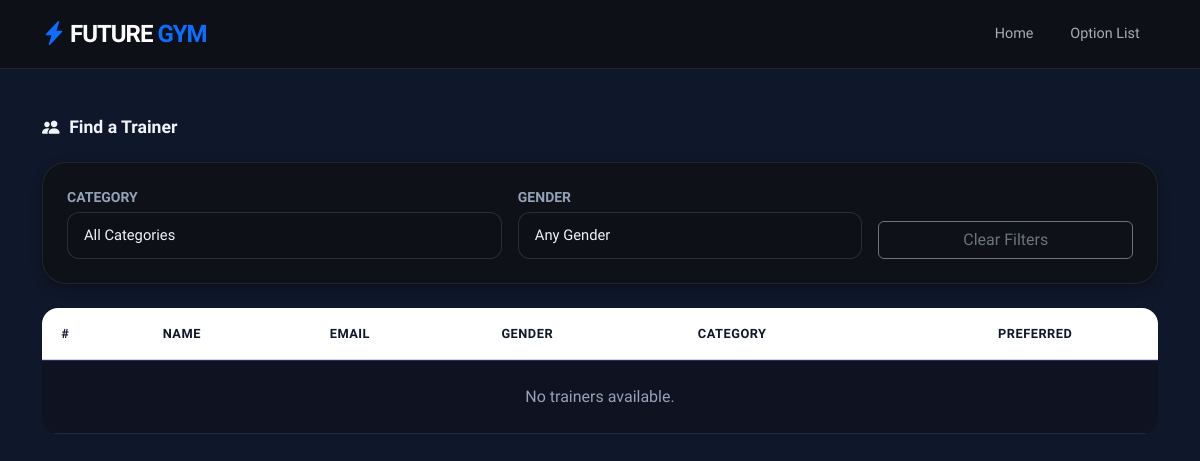
The page /trainer-selector/ (signed in) on the database as committed earlier.
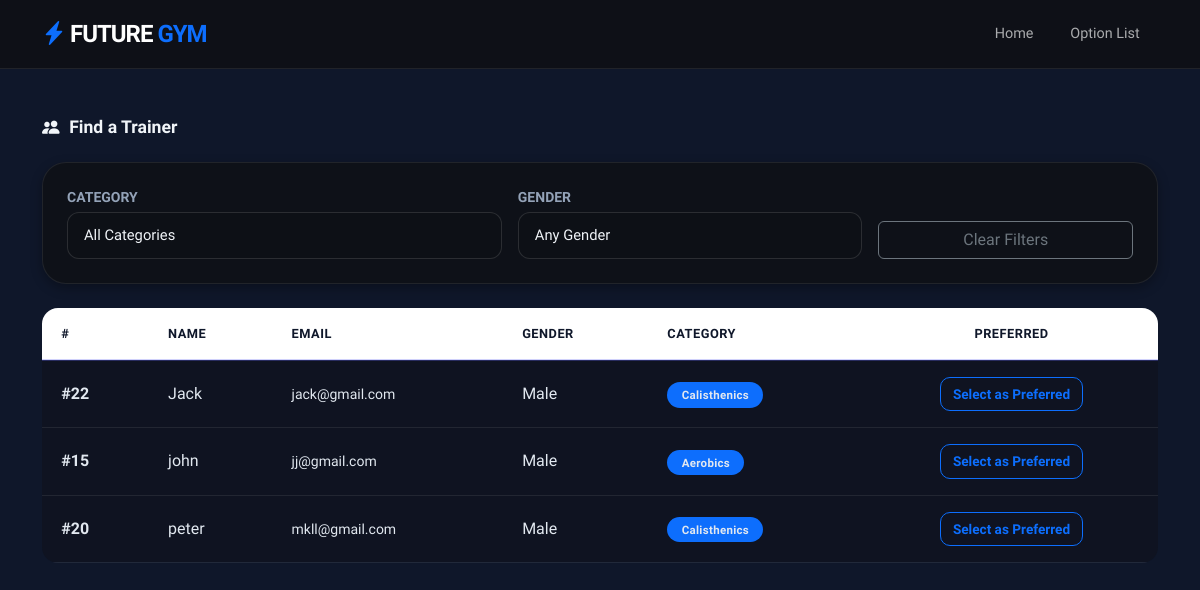
The same page on the database as committed later.
### news/models.py (models this page shows, shortened)
class names(models.Model):
    ROLE_TRAINER = 'trainer'
    ROLE_TRAINEE = 'trainee'
    ROLE_CHOICES = [
        (ROLE_TRAINER, 'Trainer'),
        (ROLE_TRAINEE, 'Trainee'),
    ]
    GENDER_MALE = 'male'
    GENDER_FEMALE = 'female'
    GENDER_CHOICES = [
        (GENDER_MALE, 'Male'),
        (GENDER_FEMALE, 'Female'),
    ]
    name=models.CharField(max_length=40,null=True)
    email=models.EmailField(max_length=254,null=True,blank=True)
    phone_number=models.CharField(max_length=20,null=True,blank=True)
    detail=models.CharField(max_length=500, blank=True)
    date= models.DateTimeField(auto_now_add=True)
    image=models.ImageField(null=True,blank=True)
    role=models.CharField(max_length=10, choices=ROLE_CHOICES, default=ROLE_TRAINEE)
    gender=models.CharField(max_length=10, choices=GENDER_CHOICES, null=True, blank=True)
    trainer=models.ForeignKey(User,on_delete=models.SET_NULL,related_name='trainees',null=True, blank=True)
    preferred_trainer=models.ForeignKey(User,on_delete=models.SET_NULL,related_name='preferred_by',null=True, blank=True)
    category=models.ForeignKey(Category,on_delete=models.SET_NULL,null=True, blank=True)

class Category(models.Model):
    name=models.CharField(max_length=500)
    description=models.TextField(blank=True, null=True, help_text='Description shown on category catalog pages')

### news/views.py (the view, shortened to what this page needs)
# urls.py: path('trainer-selector/', trainer_category_selector, name='trainer_selector_url'),
@login_required
def trainer_category_selector(request):
    categories = Category.objects.all().order_by('name')
    trainers = names.objects.filter(role=names.ROLE_TRAINER).select_related('category').order_by('name')
    current_preferred = None
    if request.user.is_authenticated:
        trainee = names.objects.filter(
            email=request.user.email,
            role=names.ROLE_TRAINEE,
        ).first()
        if trainee and trainee.preferred_trainer_id:
            current_preferred = trainee.preferred_trainer
    context = {
        'trainers': trainers,
        'categories': categories,
        'current_preferred': current_preferred,
    }
    return render(request, 'trainer_category_selector.html', context)

### news/templates/trainer_category_selector.html (shortened to what this page needs)
{% extends 'base.html' %}
{% block navbar %}
<nav class="navbar navbar-expand-lg navbar-dark sticky-top">
    <div class="container">
        <a class="navbar-brand fw-bold fs-4" href="{% url 'home_url' %}">
            <i class="bi bi-lightning-charge-fill text-primary"></i> FUTURE <span class="text-primary">GYM</span>
        </a>
        <div class="collapse navbar-collapse" id="navbarNav">
            <ul class="navbar-nav ms-auto align-items-center">
                <li class="nav-item"><a class="nav-link" href="{% url 'home_url' %}">Home</a></li>
                <li class="nav-item"><a class="nav-link" href="{% url 'trainer_categories_url' %}">Option List</a></li>
            </ul>
        </div>
    </div>
</nav>
{% endblock %}
{% block content %}
<div class="container my-5">
    <h1 class="section-title mb-4 fade-in">
        <i class="bi bi-people-fill"></i> Find a Trainer
    </h1>
    <div class="glass-card mb-4 fade-in fade-in-delay-1">
        <div class="row g-3 align-items-end">
            <div class="col-md-5">
                <div class="small fw-bold text-muted text-uppercase mb-1">Category</div>
                <select class="form-select" id="categoryFilter">
                    <option value="">All Categories</option>
                </select>
            </div>
            <div class="col-md-4">
                <div class="small fw-bold text-muted text-uppercase mb-1">Gender</div>
                <select class="form-select" id="genderFilter">
                    <option value="">Any Gender</option>
                </select>
            </div>
            <div class="col-md-3">
                <button class="btn btn-outline-secondary w-100" id="clearFilters">Clear Filters</button>
            </div>
        </div>
    </div>
    <div class="table-responsive fade-in fade-in-delay-2">
        <table class="table table-custom table-hover mb-0" id="trainerTable">
            <thead>
                <tr>
                    <th>#</th>
                    <th>Name</th>
                    <th>Email</th>
                    <th>Gender</th>
                    <th>Category</th>
                    <th class="text-center">Preferred</th>
                </tr>
            </thead>
            <tbody>
                {% for trainer in trainers %}
                <tr class="trainer-row"
                    data-category="{{ trainer.category_id|default:'' }}"
                    data-gender="{{ trainer.gender|default:'' }}">
                    <td><strong>#{{ trainer.id }}</strong></td>
                    <td>{{ trainer.name }}</td>
                    <td><small>{{ trainer.email|default:'—' }}</small></td>
                    <td>{{ trainer.get_gender_display|default:'—' }}</td>
                    <td>
                        {% if trainer.category %}
                            <span class="badge-modern bg-primary">{{ trainer.category.name }}</span>
                        {% else %}
                            <span class="badge-modern bg-secondary">Unassigned</span>
                        {% endif %}
                    </td>
                    <td class="text-center">
                        <form method="post" style="display:inline;">
                            {% if current_preferred and current_preferred.id == trainer.trainer.id %}
                                <button type="submit" class="btn btn-success btn-preferred active">
                                    <i class="bi bi-check-circle-fill"></i> Preferred
                                </button>
                            {% else %}
                                <button type="submit" class="btn btn-outline-primary btn-preferred">
                                    Select as Preferred
                                </button>
                            {% endif %}
                        </form>
                    </td>
                </tr>
                {% empty %}
                <tr>
                    <td colspan="6" class="text-center py-4 text-muted">No trainers available.</td>
                </tr>
                {% endfor %}
            </tbody>
        </table>
    </div>
</div>
{% endblock %}

Rows that differ between the two databases and show on the page:
added names: id "22", name "Jack", email "jack@gmail.com", gender "Male", category.name "Calisthenics"
added names: id "15", name "john", email "jj@gmail.com", gender "Male", category.name "Aerobics"
added names: id "20", name "peter", email "mkll@gmail.com", gender "Male", category.name "Calisthenics"
Other text that changed with them:
text no longer shown: "No trainers available."
